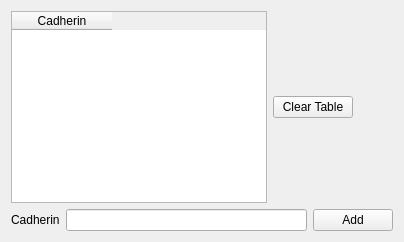
  <widget class="QWizardPage" name="wizardPage_4">
   <property name="title">
    <string>ContactMultiCad Plugin</string>
   </property>
   <layout class="QVBoxLayout" name="verticalLayout_8">
    <item>
     <layout class="QHBoxLayout" name="horizontalLayout_10">
      <item>
       <widget class="QTableWidget" name="cmcTable">
        <property name="enabled">
         <bool>true</bool>
        </property>
        <property name="baseSize">
         <size>
          <width>256</width>
          <height>171</height>
         </size>
        </property>
        <column>
         <property name="text">
          <string>Cadherin</string>
         </property>
        </column>
       </widget>
      </item>
      <item>
       <widget class="QPushButton" name="clearCMCTablePB">
        <property name="text">
         <string>Clear Table</string>
        </property>
       </widget>
      </item>
      <item>
       <spacer name="horizontalSpacer_5">
        <property name="orientation">
         <enum>Qt::Horizontal</enum>
        </property>
        <property name="sizeHint" stdset="0">
         <size>
          <width>40</width>
          <height>20</height>
         </size>
        </property>
       </spacer>
      </item>
     </layout>
    </item>
    <item>
     <layout class="QHBoxLayout" name="horizontalLayout_9">
      <item>
       <widget class="QLabel" name="label_11">
        <property name="text">
         <string>Cadherin</string>
        </property>
       </widget>
      </item>
      <item>
       <widget class="QLineEdit" name="cmcMoleculeLE">
        <property name="toolTip">
         <string>Specify names of the adhesion molecules you want to use int he simulation</string>
        </property>
        <property name="text">
         <string/>
        </property>
       </widget>
      </item>
      <item>
       <widget class="QPushButton" name="cmcMoleculeAddPB">
        <property name="text">
         <string>Add</string>
        </property>
       </widget>
      </item>
     </layout>
    </item>
   </layout>
  </widget>
